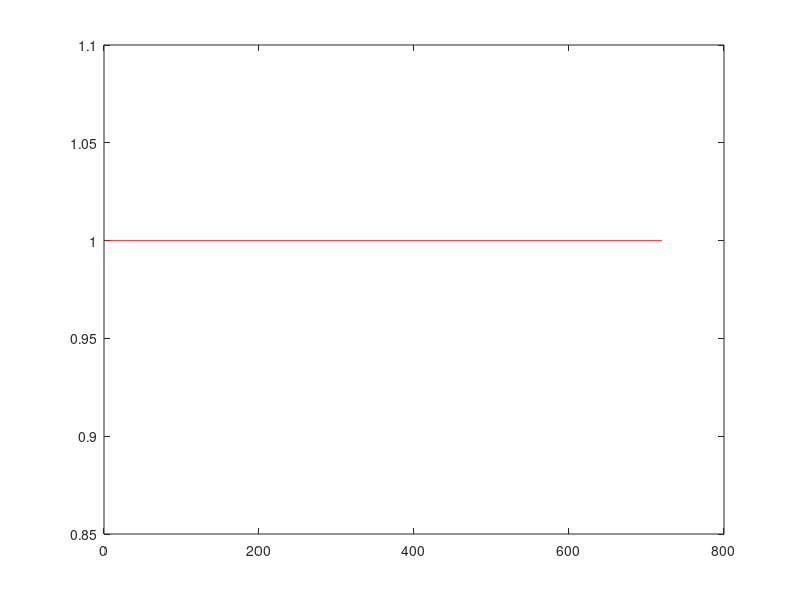

The MATLAB script that drew this image:
%function [ output_args ] = get_distance(matrix)

% Rows 4 - 10 were a test to see if a circle would give a straight line
% It works
x_top = linspace(-1, 1, 360);
y_top = sqrt(1 - x_top.^2);
x_bot = -x_top;
y_bot = -y_top;
x_total = [x_top x_bot];
y_total = [y_top y_bot];
matrix = [x_total ; y_total];

[x, y] = size(matrix);

summ_x = 0;
summ_y = 0;
x_center = 0;
y_center = 0;

%This assumes the input data is a 2d array of form 2xn or nx2
%double-check hari's code later
if x > y
    for i = 1:x
        summ_x = summ_x + matrix(i,1);
        summ_y = summ_y + matrix(i,2);
    end
    x_center = summ_x / x;
    y_center = summ_y / x;
    
    %using distance formula to fidn the length r from the center to the
    %point
    distance_arr = zeros(1,x);
    for i = 1:x
        distance_arr(i) = sqrt((x_center - matrix(i,1))^2 + ...
            (y_center - matrix(i,2))^2);
    end
    
    %plots the data
    figure(1);
    title('Distance vs Index');
    plot(1:x, distance_arr, 'r-')
    
elseif y > x
    for i = 1:y
        summ_x = summ_x + matrix(1,i);
        summ_y = summ_y + matrix(2,i);
    end
    x_center = summ_x / y;
    y_center = summ_y / y;
    
    %using distance formula to fidn the length r from the center to the
    %point
    distance_arr = zeros(1,y);
    for i = 1:y
        distance_arr(i) = sqrt((x_center - matrix(1,i))^2 + ...
            (y_center - matrix(2,i))^2);
    end
    
    %plots the data
    figure(1);
    title('Distance vs Index');
    plot(1:y, distance_arr, 'r-')
end

%end